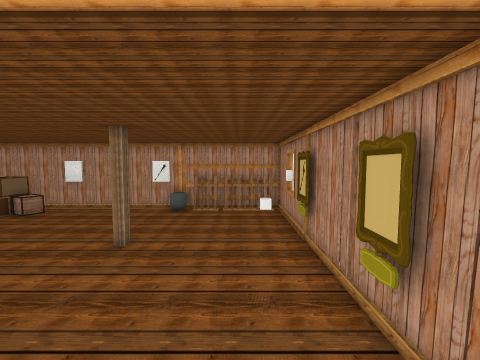
View 1 (above)

16 first-person views from a walk through a scene from a Unity 3-D project. The camera is 1.4 m above the floor, tilts 4° down and sees 90° across. The floor is counted in squares, 1 m on a side. Each view is taken from the middle of a square. On the plan, view 1 faces up. The plan holds only what a view shows up to about 13 squares ahead; the rest is blank. The place goes on beyond the plan. The player character is not drawn. Some surface patterns are stand-ins.

View 2
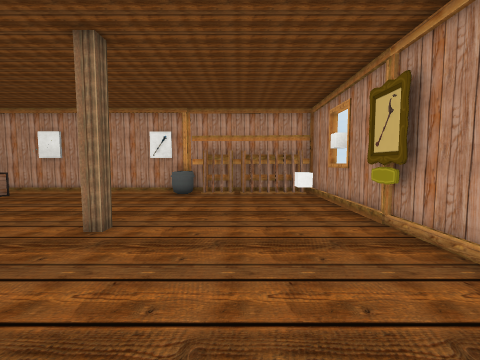

View 3
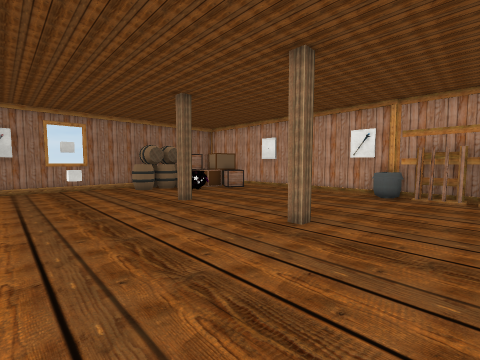

View 4
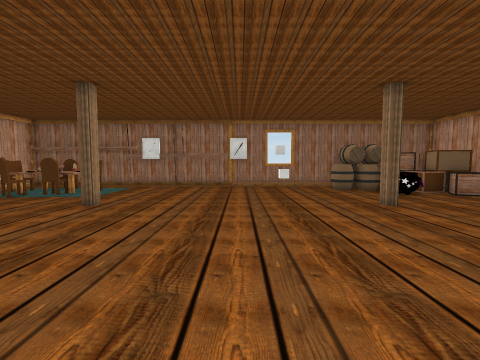

View 5
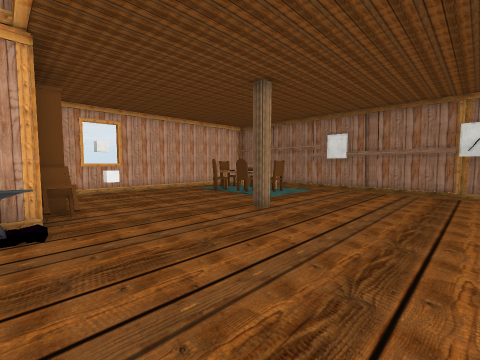

View 6
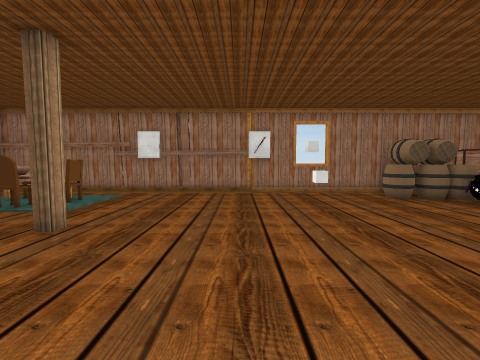

View 7
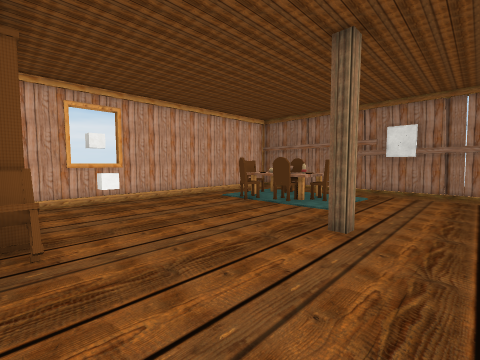

View 8
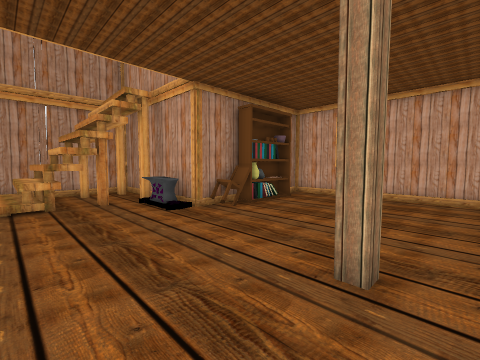

View 9
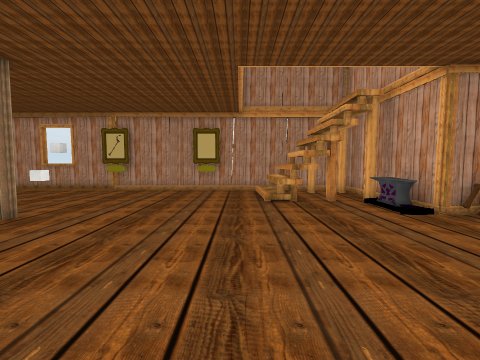

View 10
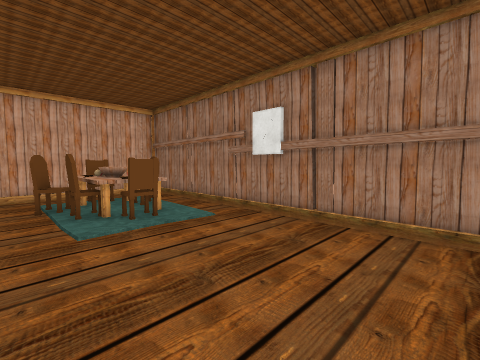

View 11
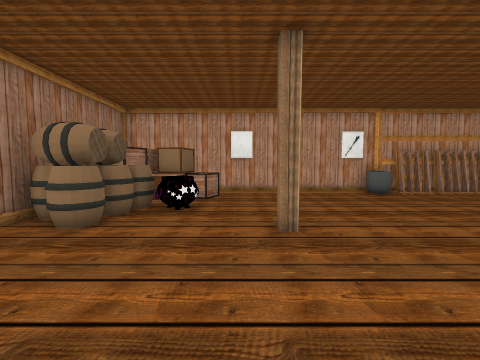

View 12
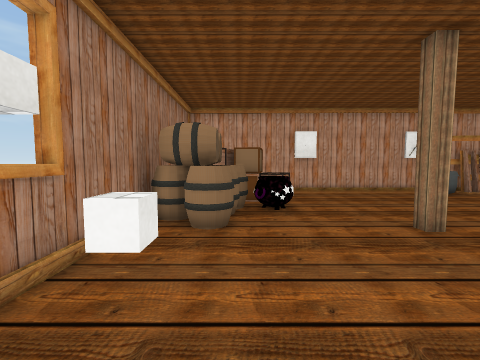

View 13
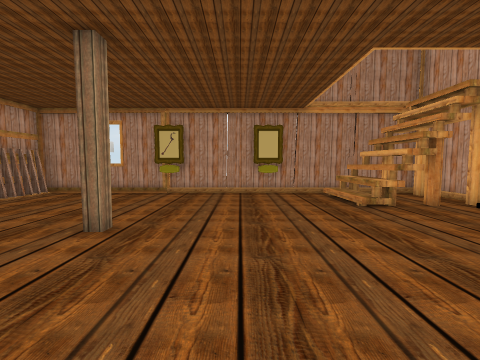

View 14
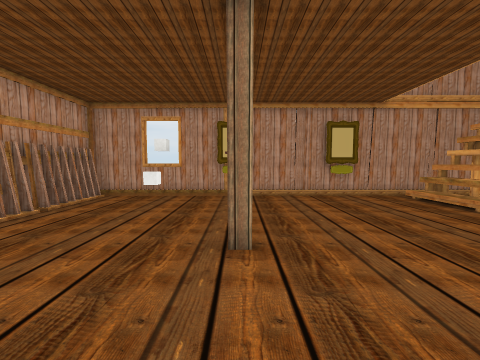

View 15
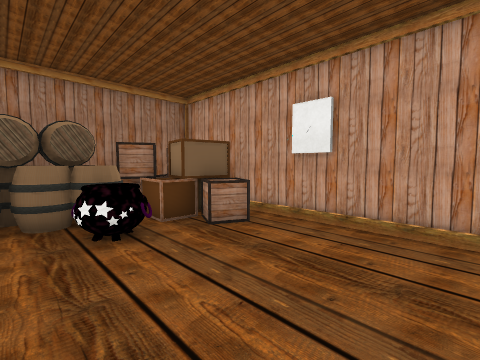

View 16
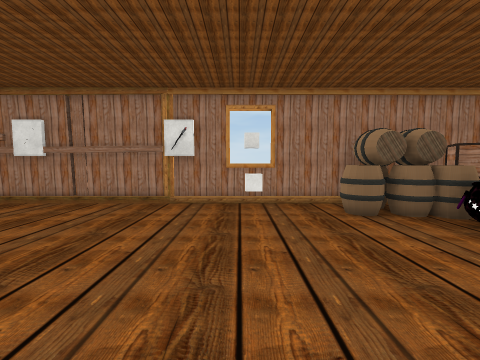

### Floor plan
Points are (right, up) in squares from view 1. A wall is a line through its corners. A room is listed if a view was taken in it or the views show most of it. See-through windows are left out.
Room 1 (views 1, 2, 3, 4, 5, 6, 7, 8, 9, 10, 11, 12, 13, 14, 15, 16)
walls: (-1.2, -2.8) (-0.8, -2.8); (-3.6, -5.4) (-3.6, -3.5) (2.4, -3.5) (2.4, 14.4) (-12.9, 14.4); (2.2, 3) (2.2, 4.4); (1.2, -2.8) (1.8, -2.8); (2.2, 7.5) (2.2, 9.5); (-4.4, -7.7) (-3.8, -7.7); (-15.4, 13.5) (-15.4, -9); (-15.2, -9.4) (-3.6, -9.4) (-3.6, -8.9)
low walls: (-1.5, 0.7) (0.5, 0.7); (-1.4, 0.6) (-1.4, 1.1); (-0.7, 1.1) (0.5, 1.2)
objects: barrel (-15, 8) to (-13, 11); box (-15, 12) to (-11, 14); chair (-14, -6) to (-13, -6); cube (-14, 5) to (-14, 6); chair (-13, -8) to (-12, -7); other object (-13, -5); chair (-13, -4) to (-12, -4); other object (-12, -6); chair (-12, -5) to (-11, -5); cauldron (-12, 10) to (-11, 11); chair (-11, -7) to (-11, -6); column (-9, -2); column (-9, 8); cube (-6, -8); other object (-5, -6); other object (-4, -7); other object (-4, -6); chair (-4, -5); column (-4, 8); other object (-4, 14) to (-3, 14); anvil (-3, -3) to (-2, -3); rack (-2, 14) to (-1, 14); rack (0, 14) to (2, 14); cube (1, 11) to (1, 12)

Where each view was taken, in squares from view 1:
view 1: 0 up, 0 right, facing up
view 2: 3 up, 1 left, facing up
view 3: 3 up, 1 left, facing up-left
view 4: 3 up, 1 left, facing left
view 5: 3 up, 3 left, facing down-left
view 6: 2 up, 4 left, facing left
view 7: 0 up, 4 left, facing down-left
view 8: 1 up, 10 left, facing down-right
view 9: 2 up, 10 left, facing right
view 10: 2 up, 10 left, facing down-left
view 11: 3 up, 10 left, facing up
view 12: 3 up, 13 left, facing up
view 13: 5 up, 9 left, facing right
view 14: 8 up, 8 left, facing right
view 15: 9 up, 7 left, facing up-left
view 16: 5 up, 7 left, facing left
